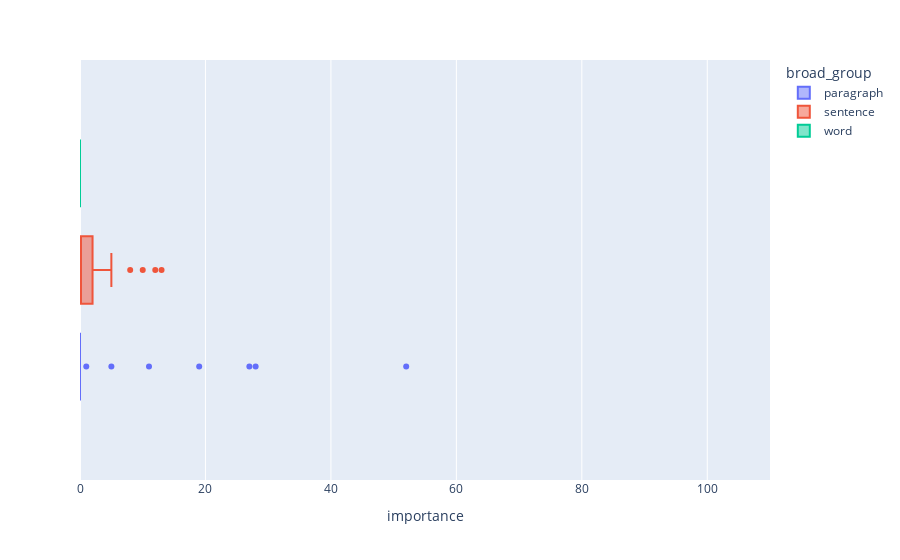

Here is the notebook cell this chart was saved with:
### Markdown cell above
### Less Than

### Code cell
px.box(
    df[df.operation_type == "less_than"],
    x="importance",
    color="broad_group",
    range_x=(df.importance.min(), df.importance.max()),
)

### Figure 1 — Plotly figure (JSON) as saved in the notebook; plotly's stock layout.template omitted (floating-point values rounded to 4 significant figures)
{"data": [{"alignmentgroup": "True", "hovertemplate": "broad_group=paragraph<br>importance=%{x}<extra></extra>", "legendgroup": "paragraph", "marker": {"color": "#636efa"}, "name": "paragraph", "notched": false, "offsetgroup": "paragraph", "orientation": "h", "showlegend": true, "type": "box", "x": [52, 28, 27, 19, 11, 5, 1, 0, 0, 0, 0, 0, 0, 0, 0, 0, 0, 0, 0, 0, 0, 0, 0, 0, 0, 0, 0, 0, 0, 0, 0, 0, 0, 0, 0, 0, 0, 0, 0, 0, 0, 0, 0, 0], "x0": " ", "xaxis": "x", "y0": " ", "yaxis": "y"}, {"alignmentgroup": "True", "hovertemplate": "broad_group=sentence<br>importance=%{x}<extra></extra>", "legendgroup": "sentence", "marker": {"color": "#EF553B"}, "name": "sentence", "notched": false, "offsetgroup": "sentence", "orientation": "h", "showlegend": true, "type": "box", "x": [13, 12, 10, 8, 5, 4, 3, 3, 1, 1, 0, 0, 0, 0, 0, 0, 0, 0, 0, 0, 0, 0, 0, 0, 0, 0, 0, 0, 0, 0, 0, 0], "x0": " ", "xaxis": "x", "y0": " ", "yaxis": "y"}, {"alignmentgroup": "True", "hovertemplate": "broad_group=word<br>importance=%{x}<extra></extra>", "legendgroup": "word", "marker": {"color": "#00cc96"}, "name": "word", "notched": false, "offsetgroup": "word", "orientation": "h", "showlegend": true, "type": "box", "x": [0, 0, 0, 0, 0, 0, 0, 0, 0, 0, 0, 0, 0], "x0": " ", "xaxis": "x", "y0": " ", "yaxis": "y"}], "layout": {"boxmode": "group", "legend": {"title": {"text": "broad_group"}, "tracegroupgap": 0}, "margin": {"t": 60}, "xaxis": {"anchor": "y", "domain": [0, 1], "range": [0, 110], "title": {"text": "importance"}}, "yaxis": {"anchor": "x", "domain": [0, 1]}}}
